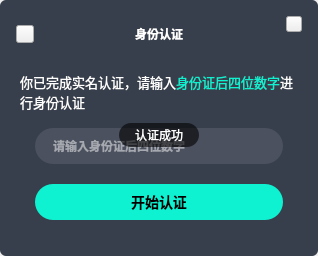
<?xml version="1.0" encoding="UTF-8"?>
<ui version="4.0">
 <class>VCheckIdWidget</class>
 <widget class="QWidget" name="VCheckIdWidget">
  <property name="geometry">
   <rect>
    <x>0</x>
    <y>0</y>
    <width>318</width>
    <height>256</height>
   </rect>
  </property>
  <property name="windowTitle">
   <string>VCheckMsgWidget</string>
  </property>
  <property name="styleSheet">
   <string notr="true">#widget_bg
{
	background: #373E4C;
	border-radius: 6px;
}

#label_title
{
	color: white;
	font-weight: 600;
	font: 20px &quot;黑体&quot;;
}

#lineEdit_phone
,#lineEdit_code
{
	border-radius: 18px;
	background: rgba(255,255, 255, 0.1);
	font-size: 12px;
	font-weight: 500;
	color: white;
	padding-left: 16px;
}

#pushButton_check
{
	background: rgb(14, 242, 209);
	border-radius: 18px;
	font: 14px;
	font-weight: 600;
}

#pushButton_code
{
	background: rgb(14, 242, 209);
	border-radius: 9px;
	font: 12px;
	font-weight: 400;
}

#label_toast
{
	color: rgba(255, 255, 255);
	background: rgba(0, 0, 0, 0.6);
	border-radius: 12px;
	font-weight: 400;
}
</string>
  </property>
  <layout class="QGridLayout" name="gridLayout">
   <property name="leftMargin">
    <number>0</number>
   </property>
   <property name="topMargin">
    <number>0</number>
   </property>
   <property name="rightMargin">
    <number>0</number>
   </property>
   <property name="bottomMargin">
    <number>0</number>
   </property>
   <property name="spacing">
    <number>0</number>
   </property>
   <item row="0" column="0">
    <widget class="QWidget" name="widget_bg" native="true">
     <widget class="QPushButton" name="pushButton_close">
      <property name="geometry">
       <rect>
        <x>286</x>
        <y>16</y>
        <width>16</width>
        <height>16</height>
       </rect>
      </property>
      <property name="text">
       <string/>
      </property>
     </widget>
     <widget class="QPushButton" name="pushButton_back">
      <property name="geometry">
       <rect>
        <x>16</x>
        <y>25</y>
        <width>18</width>
        <height>18</height>
       </rect>
      </property>
      <property name="text">
       <string/>
      </property>
     </widget>
     <widget class="QPushButton" name="pushButton_check">
      <property name="geometry">
       <rect>
        <x>35</x>
        <y>184</y>
        <width>248</width>
        <height>36</height>
       </rect>
      </property>
      <property name="text">
       <string>开始认证</string>
      </property>
     </widget>
     <widget class="QLineEdit" name="lineEdit_code">
      <property name="geometry">
       <rect>
        <x>35</x>
        <y>128</y>
        <width>248</width>
        <height>36</height>
       </rect>
      </property>
      <property name="text">
       <string/>
      </property>
      <property name="placeholderText">
       <string>请输入身份证后四位数字</string>
      </property>
     </widget>
     <widget class="QLabel" name="label_title">
      <property name="geometry">
       <rect>
        <x>119</x>
        <y>20</y>
        <width>80</width>
        <height>28</height>
       </rect>
      </property>
      <property name="text">
       <string>身份认证</string>
      </property>
      <property name="alignment">
       <set>Qt::AlignCenter</set>
      </property>
     </widget>
     <widget class="QLabel" name="label_toast">
      <property name="geometry">
       <rect>
        <x>119</x>
        <y>123</y>
        <width>80</width>
        <height>24</height>
       </rect>
      </property>
      <property name="text">
       <string>认证成功</string>
      </property>
      <property name="alignment">
       <set>Qt::AlignCenter</set>
      </property>
     </widget>
     <widget class="QLabel" name="label_txt">
      <property name="geometry">
       <rect>
        <x>20</x>
        <y>72</y>
        <width>278</width>
        <height>39</height>
       </rect>
      </property>
      <property name="text">
       <string>&lt;html&gt;&lt;head/&gt;&lt;body&gt;&lt;p style=&quot;font-size: 13px;font-weight: 400;color: #FFFFFF;line-height: 20px;&quot;&gt;你已完成实名认证，请输入&lt;span style=&quot; color:#0EF2D1;&quot;&gt;身份证后四位数字&lt;/span&gt;进行身份认证&lt;/p&gt;&lt;/body&gt;&lt;/html&gt;</string>
      </property>
      <property name="wordWrap">
       <bool>true</bool>
      </property>
     </widget>
    </widget>
   </item>
  </layout>
 </widget>
 <layoutdefault spacing="6" margin="11"/>
 <resources/>
 <connections/>
</ui>
